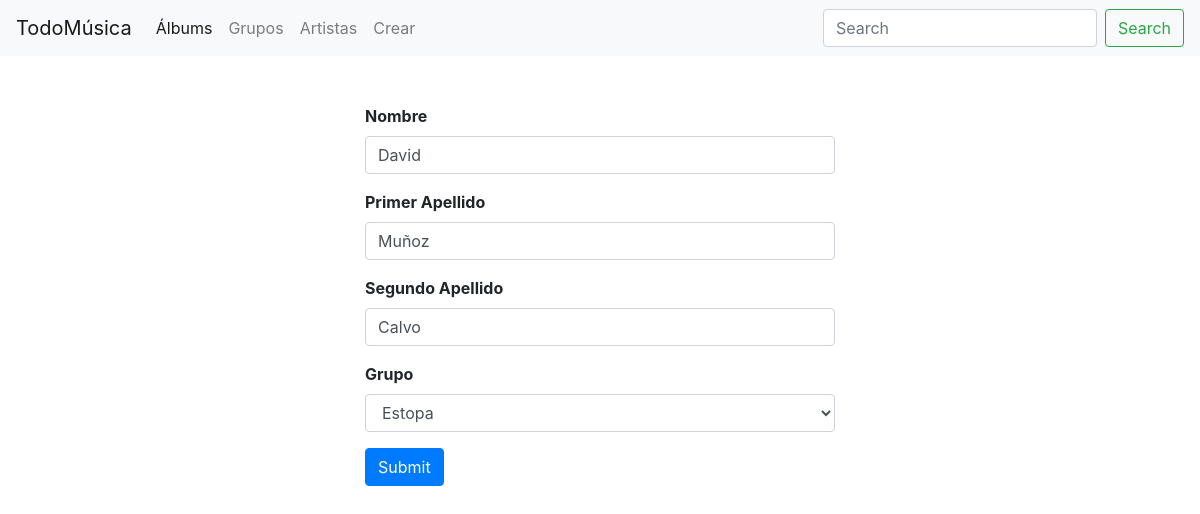
The app's page /editarArtista/2/ with its own data.
### miAplicacion/models.py (models this page shows)
class Artista(models.Model):
    nombre = models.CharField(max_length=50, blank=False)
    apellido1 = models.CharField(max_length=50, blank=False)
    apellido2 = models.CharField(max_length=50, blank=False)
    grupo_id = models.ForeignKey(Grupo_Musical, on_delete=models.CASCADE)

class Grupo_Musical(models.Model):
    nombreGrupo = models.CharField(max_length=50, blank=False)
    estiloMusica = models.CharField(max_length=50)
    fecha_creacion = models.DateField(blank=False)
    fecha_disolucion = models.DateField(null=True, blank=True, default=None)

### miAplicacion/views.py (the view, shortened to what this page needs)
# urls.py: path('editarArtista/<int:id>/',editarArtistaView,name='editarArtista'),
def editarArtistaView(request,id):
    if request.method == 'GET':
        allArtistas = Artista.objects.get(id = id)
        allGrupos = Grupo_Musical.objects.all()
        return render(request,'editarArtista.html',{'allArtistas':allArtistas,'allGrupos':allGrupos})

### templates/editarArtista.html (shortened to what this page needs)
{% include "header.html" %}
<!DOCTYPE html>
<html lang="en">
<head>
    {% load static %}
    <link rel="stylesheet" href="{% static 'css/miEstilo.css' %}">
</head>
<body class="body6">
    <form action="/editarArtista/{{ allArtistas.id }}/" class="container mx-auto mt-5 fuente" style="width: 500px;" method="post">
  <div class="form-group">
    <label for="exampleInputEmail1">Nombre</label>
    <input type="text" name="nombre" class="form-control" id="nombreArtista" value="{{ allArtistas.nombre }}" required>
  </div>
 <div class="form-group">
    <label for="exampleInputEmail1">Primer Apellido</label>
    <input type="text" name="primerApellido" class="form-control" id="primerApellido" value="{{ allArtistas.apellido1 }}"required>
  </div>
   <div class="form-group">
    <label for="exampleInputEmail1">Segundo Apellido</label>
    <input type="text" name="segundoApellido" class="form-control" id="segundoApellido" value="{{ allArtistas.apellido2 }}" required>
  </div>
   <div class="form-group">
    <label for="exampleInputEmail1">Grupo</label>
     <select id="comboGrupo" name="grupo" class="form-control">
     <option selected = "selected">{{ allArtistas.grupo_id.nombreGrupo }}</option>
      </select>
  </div>
  <button type="submit" class="btn btn-primary">Submit</button>
</form>
</body>
</html>

### static/css/miEstilo.css (style rules this page uses)
.body6 { background-image: url("https://img.freepik.com/vector-gratis/fondo-musica-retro_6718-14.jpg"); background-repeat: no-repeat; background-size: 100% 100%; max-width: 100%; height: 790px; }
.fuente { font-weight: bolder; }

### records on screen
Artista: nombre "David", primerApellido "Muñoz", segundoApellido "Calvo", grupo "Estopa"
